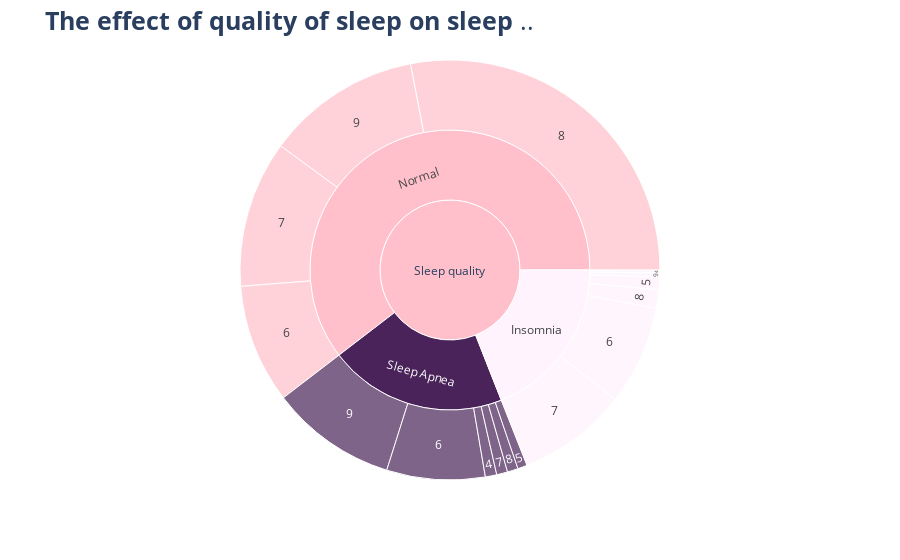

The cell this chart's notebook holds for it:
### Code cell
fig=px.sunburst(sleep_data,path=[px.Constant('Sleep quality'),'Sleep Disorder','Quality of Sleep'],
               color='Sleep Disorder',values='Sleep Duration',
              color_discrete_sequence=['pink','#4A235A','#FFF3FD'],
              hover_data=['Gender'])

fig.update_layout(title='<b>The effect of quality of sleep on sleep </b>..',
                 title_font={'size':25})

fig.show()

### Figure 1 — Plotly figure (JSON) as saved in the notebook; plotly's stock layout.template omitted (floating-point values rounded to 4 significant figures)
{"data": [{"branchvalues": "total", "customdata": [["(?)", "Normal"], ["(?)", "Sleep Apnea"], ["(?)", "Sleep Apnea"], ["Male", "Insomnia"], ["(?)", "Sleep Apnea"], ["Female", "Normal"], ["Female", "Insomnia"], ["(?)", "Sleep Apnea"], ["(?)", "Normal"], ["(?)", "Insomnia"], ["(?)", "Sleep Apnea"], ["(?)", "Insomnia"], ["(?)", "Insomnia"], ["(?)", "Sleep Apnea"], ["(?)", "Normal"], ["(?)", "(?)"], ["(?)", "Insomnia"], ["(?)", "Sleep Apnea"], ["(?)", "Insomnia"], ["(?)", "Normal"]], "domain": {"x": [0, 1], "y": [0, 1]}, "hovertemplate": "labels=%{label}<br>Sleep Duration=%{value}<br>parent=%{parent}<br>id=%{id}<br>Gender=%{customdata[0]}<br>Sleep Disorder=%{customdata[1]}<extra></extra>", "ids": ["Sleep quality/Normal/6", "Sleep quality/Sleep Apnea/6", "Sleep quality/Sleep Apnea", "Sleep quality/Insomnia/4", "Sleep quality/Sleep Apnea/9", "Sleep quality/Normal/9", "Sleep quality/Insomnia/9", "Sleep quality/Sleep Apnea/8", "Sleep quality/Normal/8", "Sleep quality/Insomnia/8", "Sleep quality/Sleep Apnea/7", "Sleep quality/Insomnia/7", "Sleep quality/Insomnia/5", "Sleep quality/Sleep Apnea/4", "Sleep quality/Normal/7", "Sleep quality", "Sleep quality/Insomnia/6", "Sleep quality/Sleep Apnea/5", "Sleep quality/Insomnia", "Sleep quality/Normal"], "labels": ["6", "6", "Sleep Apnea", "4", "9", "9", "9", "8", "8", "8", "7", "7", "5", "4", "7", "Sleep quality", "6", "5", "Insomnia", "Normal"], "marker": {"colors": ["pink", "#4A235A", "#4A235A", "#FFF3FD", "#4A235A", "pink", "#FFF3FD", "#4A235A", "pink", "#FFF3FD", "#4A235A", "#FFF3FD", "#FFF3FD", "#4A235A", "pink", "pink", "#FFF3FD", "#4A235A", "#FFF3FD", "pink"]}, "name": "", "parents": ["Sleep quality/Normal", "Sleep quality/Sleep Apnea", "Sleep quality", "Sleep quality/Insomnia", "Sleep quality/Sleep Apnea", "Sleep quality/Normal", "Sleep quality/Insomnia", "Sleep quality/Sleep Apnea", "Sleep quality/Normal", "Sleep quality/Insomnia", "Sleep quality/Sleep Apnea", "Sleep quality/Insomnia", "Sleep quality/Insomnia", "Sleep quality/Sleep Apnea", "Sleep quality/Normal", "", "Sleep quality/Insomnia", "Sleep quality/Sleep Apnea", "Sleep quality", "Sleep quality"], "type": "sunburst", "values": [244.7, 201.9, 548.5, 5.9, 259.1, 317.9, 8.3, 22.1, 747.3, 37.6, 22.5, 225.7, 26, 23.4, 301.6, 2667.0, 203.9, 19.5, 507.4, 1612.0]}], "layout": {"autosize": true, "legend": {"tracegroupgap": 0}, "margin": {"t": 60}, "sunburstcolorway": ["pink", "#4A235A", "#FFF3FD"], "title": {"font": {"size": 25}, "text": "<b>The effect of quality of sleep on sleep </b>.."}}}
